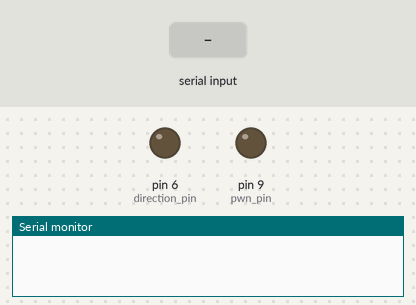
This sketch was run on a simulated Arduino Uno, built with avr-gcc and run on an emulated ATmega328P. Parts: output pins drawn as LEDs (lit = HIGH), the last lines printed to the serial monitor. Inputs (shaded band) come from the test bench.

Above: at 1.2 s.
1.3 s: "1\n" received over Serial
At 2.3 s:
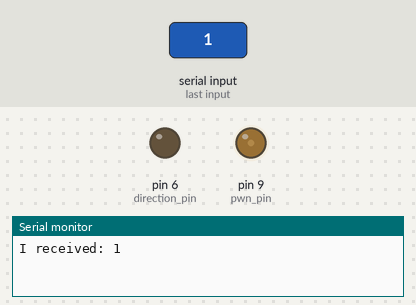
2.8 s: "2\n" received over Serial
At 3.5 s:
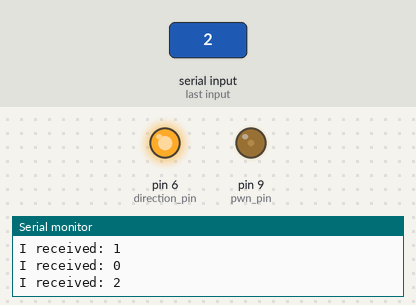
Timing chart, 0 to 5.8 s (numbered marks = the images above; inputs shaded):
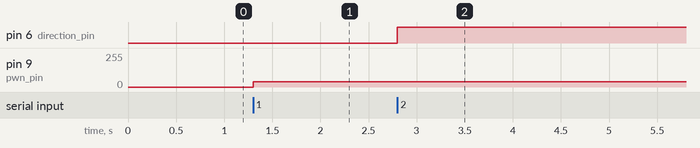

The sketch:

arm_get_started.ino
```cpp
// 1 pe forward
// 2 pe backward
// 3 pe stop

int direction_pin = 6;
int pwn_pin = 9;

void setup() {
  Serial.begin(57600);

  pinMode(pwn_pin, OUTPUT);
  pinMode(direction_pin, OUTPUT);
  // put your setup code here, to run once:

}

void go_forward(){
  digitalWrite(direction_pin, LOW);

  analogWrite(pwn_pin, 40);


}
void go_backward(){


  digitalWrite(direction_pin, HIGH);

  analogWrite(pwn_pin, 40);
}
void go_stop(){
  analogWrite(pwn_pin, 0);

  digitalWrite(direction_pin, LOW);

}

void loop() {
  // put your main code here, to run repeatedly:

    if (Serial.available() > 0) {
    // read the incoming byte:
      int data = Serial.parseInt();

      Serial.print("I received: ");
      Serial.println(data);

      switch(data){
        case 1:
          go_forward();
          break;
        case 2:
          go_backward();
          break;
        case 3:
          go_stop();
          break;
      }
  }
  // else
  //   Serial.println("This wont print lite");


}
```

Measured:
- after the input at 1.3 s, pin 9 (pwn_pin): 0/255 → 40/255 at once
- after the input at 2.8 s, pin 6 (direction_pin): LOW → HIGH at once
